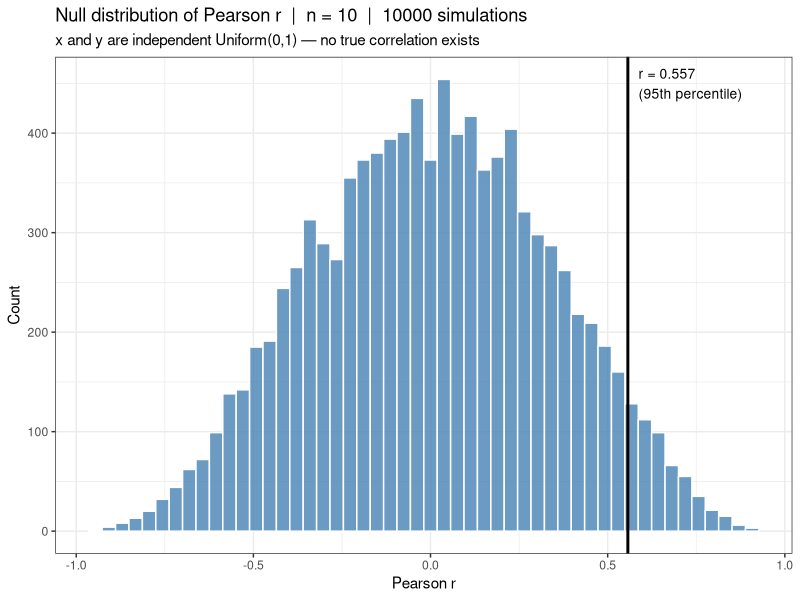
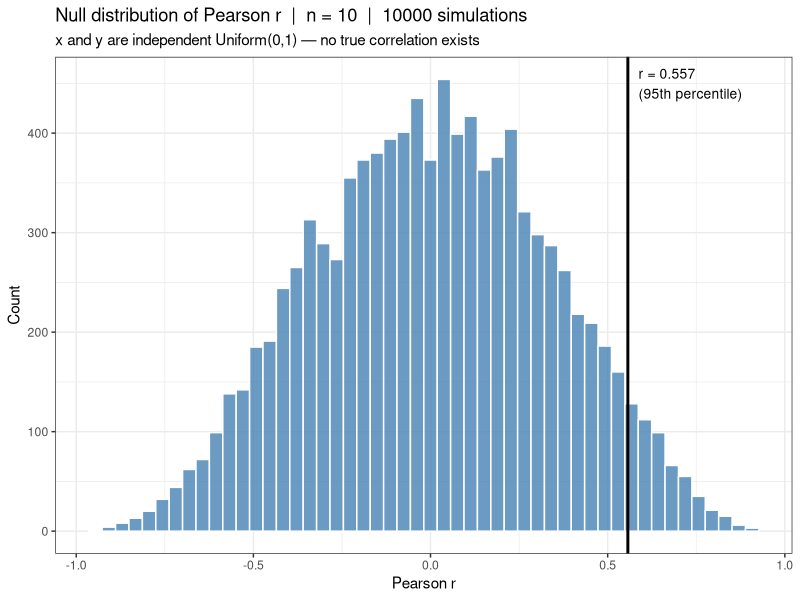

Recreate these plots in R, in order.
# ─────────────────────────────────────────────────────────────────────────────
# Assignment 08 — In-class: Simulating the Null Distribution of Pearson r
#                           at a Fixed Sample Size
#
# Work through this script with a partner: discuss each step, add your own
# comments, run the code, and answer the questions at the end.
# ─────────────────────────────────────────────────────────────────────────────

library(tidyverse)

# set.seed() fixes the random-number sequence so every machine in the room
# gets identical draws and results are directly comparable.
set.seed(42)


# ── Parameters ────────────────────────────────────────────────────────────────

n_obs <- 10      # sample size: how many (x, y) observations per pair
n_sim <- 10000   # number of random pairs to simulate


# ── Step 1: Simulate the null distribution of Pearson r ──────────────────────

null_r <- map_dbl(seq_len(n_sim), \(i) {
  x <- runif(n_obs)
  y <- runif(n_obs)
  cor(x, y)
})

cat(sprintf("Null r  (n = %d, %d simulations):\n", n_obs, n_sim))
cat(sprintf("  Mean : %+.4f   (should be ≈ 0 — no true correlation)\n", mean(null_r)))
cat(sprintf("  SD   :  %.4f\n", sd(null_r)))
cat(sprintf("  Range: [%.3f, %.3f]\n\n", min(null_r), max(null_r)))

# [ Add your notes here. ]


# ── Step 2: Identify the significance threshold ───────────────────────────────

r_crit <- quantile(null_r, 0.95)

cat(sprintf("One-tailed critical r at n = %d (α = 0.05): r_crit = %.3f\n",
            n_obs, r_crit))
cat(sprintf("Fraction of null r values that exceed r_crit: %.3f\n\n",
            mean(null_r > r_crit)))

# [ Add your notes here. ]


# ── Step 3: Visualise the null distribution ───────────────────────────────────

p_inclass <- tibble(r = null_r) |>
  ggplot(aes(x = r)) +
  geom_histogram(bins = 50, fill = "steelblue", colour = "white", alpha = 0.8) +
  geom_vline(xintercept = r_crit, colour = "black", linewidth = 1.0) +
  annotate("text",
           x = r_crit + 0.03, y = Inf,
           label = sprintf("r = %.3f\n(95th percentile)", r_crit),
           hjust = 0, vjust = 1.4, size = 3.5) +
  labs(
    title    = sprintf("Null distribution of Pearson r  |  n = %d  |  %d simulations",
                       n_obs, n_sim),
    subtitle = "x and y are independent Uniform(0,1) — no true correlation exists",
    x        = "Pearson r",
    y        = "Count"
  ) +
  theme_bw()

ggsave("08-inclass-null-r-n10.pdf", p_inclass, width = 7, height = 4)
print(p_inclass)

# [ Add your notes here. ]


# ── Discussion questions ──────────────────────────────────────────────────────

# Question 1:
# What is the critical r you found at n = 10? Is it larger or smaller than you
# expected before running the simulation? What does the width of the histogram
# tell you about the reliability of a single correlation from a small study?
#
# [ Write your answer here. ]


# Question 2:
# The simulation used Uniform(0,1) draws for both x and y. Replace runif() to
# rnorm() (Normal) or rexp() (Exponential) and re-run. Does r_crit change?
# Explain why or why not.
#
# [ Write your answer here. ]


# Question 3:
# A colleague reports r = 0.45, n = 10 and claims a "statistically significant
# positive correlation." Based on your null distribution, is this claim
# justified? What exactly would you tell them?
#
# [ Write your answer here. ]
